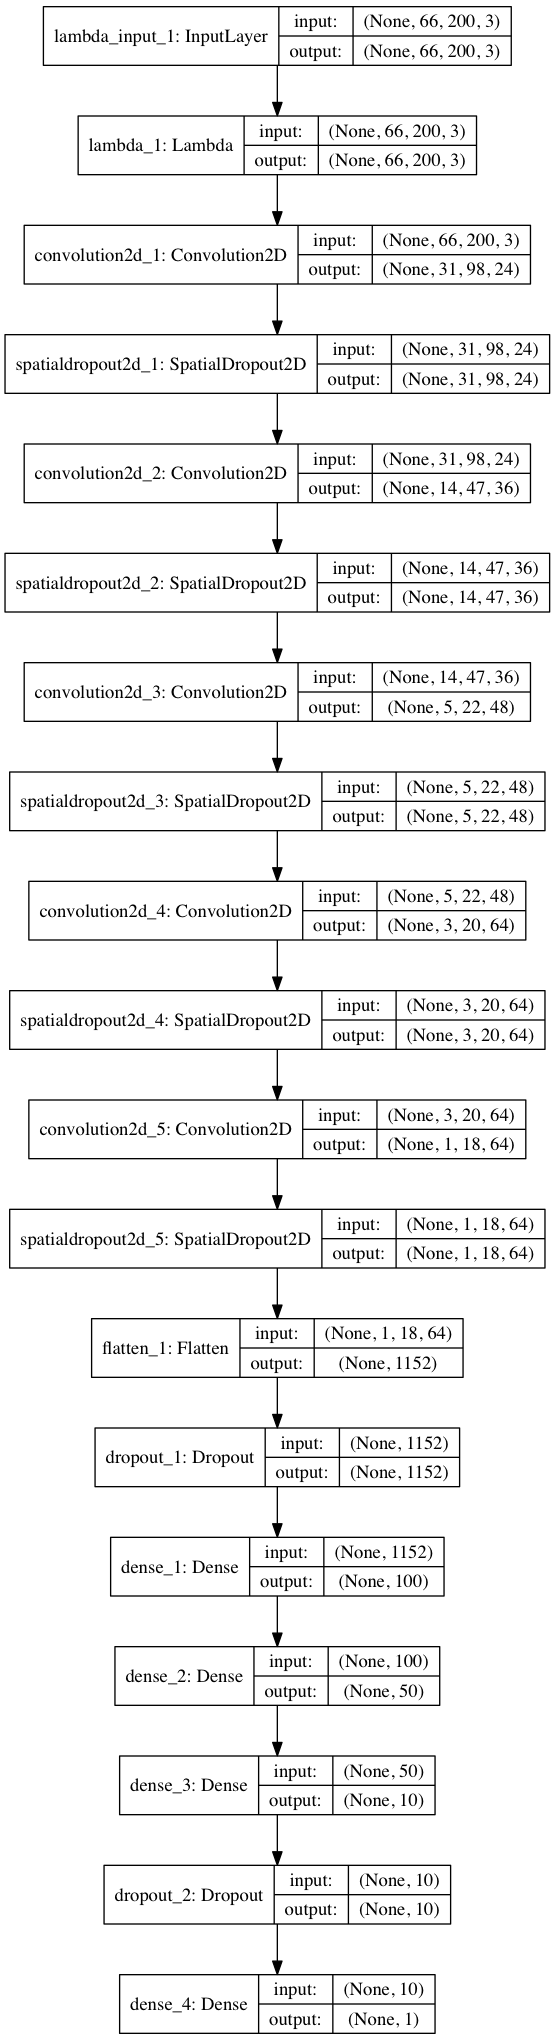

Reproduce this figure in Python.
import csv
import cv2
import numpy as np
import pandas as pd
import pickle
import matplotlib.pyplot as plt
import sklearn
import random
import json

from keras.models import Sequential
from keras.layers import Flatten, Dense, Lambda, Convolution2D
from keras.layers import Cropping2D, SpatialDropout2D, Dropout
from keras.utils.visualize_util import plot

import sys
import os
import shutil

batch_size = 200
epoch = 10

folder = 'data/'
cameras = ['left', 'center', 'right']
steering_adj = {'left': 0.25, 'center': 0., 'right': -.25}

#the probability to keep low steering values
thresh_prob = 0.2

def crop_image(img, c_height=66, c_width=200):
        '''
        crop image
        '''
        image_array = img[60:135, :]
        cropped = cv2.resize(image_array, (200, 66),interpolation=cv2.INTER_AREA)
        return cropped

def image_translation(image, steering):
    '''
    Translation function provided by Vivek Yadav
    to augment the steering angles and images randomly
    and avoid overfitting
    '''
    rows, cols, _ = image.shape
    trans_range = 100
    tr_x = trans_range*np.random.uniform()-trans_range/2
    steering = steering + tr_x/trans_range*2*.2
#     tr_y = 40*np.random.uniform()-40/2
    tr_y = 0
    Trans_M = np.float32([[1,0,tr_x],[0,1,tr_y]])
    image = cv2.warpAffine(image,Trans_M,(cols,rows))
    return image, steering

def select_row(train):
    """
    select row according to the steering value, low value has low probability to be selected
    high steering value has high probability to be selected
    """
    keep_prob = 0
    while keep_prob == 0:
        row = train.iloc[np.random.randint(len(train))]
        y = row['steering']
        if (y <= 0.1):
            if random.random() <= thresh_prob:
                keep_prob = 1
        else:
            keep_rob = 1
    return row


def select_camera_image(row):
    """
    select camera left, right, center randomly
    """
    cameras = ['left', 'center', 'right']
    steering = float(row['steering'])
    # use one of the cameras randomily
    camera = random.choice(cameras)
    steering += steering_adj[camera]
    image = plt.imread(folder+row[camera].strip())
    return image, steering

def train_generator(train):
    """
    training data generator with generator
    """
    while(1):
            images = []
            steerings = []
            while(len(images) < batch_size): 
                
                    row = select_row(train)
                    image, steering = select_camera_image(row)
                    image, steering = image_translation(image, steering)
                    
                    # flip 50% randomily that are not driving straight
                    if random.random() >= .5:
                        image = np.fliplr(image)
                        steering = -steering
                        
                    image = crop_image(image)
                    images.append(image)
                    steerings.append(steering)

            yield np.array(images),np.array(steerings)

def valid_generator(valid):
    """
    validation with generator
    """

    camera = 'center'
    while True:  # need to keep generating data

        # initialise data extract
        images = []
        steerings = []
        
        # create a random batch to return
        while len(images) < batch_size:

            row = valid.iloc[np.random.randint(len(valid))]
            #no need to adjust, we only used the center camera
            steering = row['steering']
            image = plt.imread(folder+row[camera].strip())
            image = crop_image(image)

            images.append(image)
            steerings.append(steering)

        # yield the batch
        yield np.array(images), np.array(steerings)

def build_model():
        """
         Model based on Nvidia paper
        http://images.nvidia.com/content/tegra/automotive/images/2016/solutions/pdf/end-to-end-dl-using-px.pdf
       """
        height, width = 66, 200
        dropout = 0.3
        activation_relu = 'elu'
        
        model = Sequential()
        model.add(Lambda(lambda x:x/127.5 - 1.0, input_shape=(height,width,3)))
        #convlution
        model.add(Convolution2D(24,5,5, subsample=(2,2), activation=activation_relu))
        model.add(SpatialDropout2D(dropout))
        model.add(Convolution2D(36,5,5, subsample=(2,2), activation=activation_relu))
        model.add(SpatialDropout2D(dropout))
        model.add(Convolution2D(48,5,5, subsample=(2,2), activation=activation_relu))
        model.add(SpatialDropout2D(dropout))
        model.add(Convolution2D(64,3,3, activation=activation_relu))
        model.add(SpatialDropout2D(dropout))
        model.add(Convolution2D(64,3,3, activation=activation_relu))
        model.add(SpatialDropout2D(dropout))
        
        #fully connected
        model.add(Flatten())
        model.add(Dropout(dropout))
        model.add(Dense(100, activation=activation_relu))
#         model.add(Dropout(dropout))
        model.add(Dense(50,activation=activation_relu))
#         model.add(Dropout(dropout))
        model.add(Dense(10,activation=activation_relu))
        model.add(Dropout(dropout))
        model.add(Dense(1))

        model.compile(loss='mse',optimizer='adam')
        return model


    
if __name__ == '__main__':
    num_training = 5000
    num_valid  = 1000

    #save weights and models
    weightfile = 'weights1/'
    modelfile = 'models1/'
    shutil.rmtree(weightfile, ignore_errors=True)
    shutil.rmtree(modelfile, ignore_errors=True)
    os.makedirs(weightfile,exist_ok=True)
    os.makedirs(modelfile,exist_ok=True)
    

    # keep track loss for each run
    loss = []
    val_loss = []
    
    for i in range(5):
    
        path = folder+'driving_log.csv'
        data = pd.read_csv(path, index_col=False)
        data.columns = ['center', 'left', 'right', 'steering', 'throttle', 'brake', 'speed']
        
        
        # Shuffle data randomly
        data_shuffle = data.iloc[np.random.permutation(data.index)].reset_index(drop=True)
        
        # Split data for train and validation
        split = int(len(data_shuffle) * 0.9)
        train_data = data_shuffle[:split]        
        val_data = data_shuffle[split:]

        model = build_model()

#       write the model description to file
        with open('model_description.txt','w') as f:
            orig_stdout = sys.stdout
            sys.stdout = f
            model.summary()
            sys.stdout = orig_stdout

        plot(model, to_file='model.png', show_shapes = True)

        samples_per_epoch = num_training
       # model.compile(optimizer=Adam(lr=0.001), loss='mean_squared_error')
        values = model.fit_generator(train_generator(train_data), samples_per_epoch=samples_per_epoch, nb_epoch=epoch, \
                                     validation_data=valid_generator(val_data), nb_val_samples=len(val_data))

        model_rep = model.to_json()

    	#save model
        json_string = model.to_json()
        with open(modelfile+'model'+str(i)+'.json', 'w') as outfile:
            json.dump(json_string, outfile)

        model.save(weightfile+'model'+str(i)+'.h5')
        
        print('\nmodel_epoch_'+str(i)+' saved')
#         thresh_prob = thresh_origin/(1+i)
        print('threshold probability is: ', thresh_prob)
	#     print(values.history.keys())
        loss.append(values.history['loss'][-1])
        val_loss.append(values.history['val_loss'][-1])

